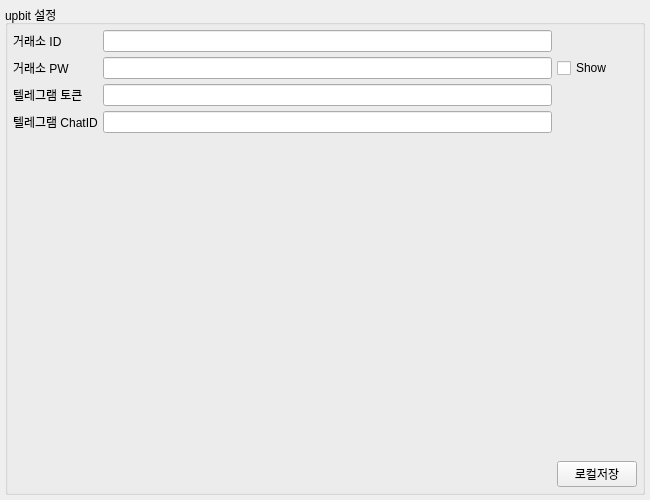
<?xml version="1.0" encoding="UTF-8"?>
<ui version="4.0">
 <class>Form</class>
 <widget class="QWidget" name="Form">
  <property name="geometry">
   <rect>
    <x>0</x>
    <y>0</y>
    <width>650</width>
    <height>500</height>
   </rect>
  </property>
  <property name="windowTitle">
   <string>Form</string>
  </property>
  <layout class="QGridLayout" name="gridLayout">
   <property name="leftMargin">
    <number>5</number>
   </property>
   <property name="topMargin">
    <number>5</number>
   </property>
   <property name="rightMargin">
    <number>5</number>
   </property>
   <property name="bottomMargin">
    <number>5</number>
   </property>
   <property name="spacing">
    <number>5</number>
   </property>
   <item row="0" column="0">
    <widget class="QGroupBox" name="groupBox">
     <property name="title">
      <string>upbit 설정</string>
     </property>
     <layout class="QGridLayout" name="gridLayout_2">
      <property name="leftMargin">
       <number>5</number>
      </property>
      <property name="topMargin">
       <number>5</number>
      </property>
      <property name="rightMargin">
       <number>5</number>
      </property>
      <property name="bottomMargin">
       <number>5</number>
      </property>
      <property name="spacing">
       <number>5</number>
      </property>
      <item row="0" column="0">
       <widget class="QLabel" name="label">
        <property name="text">
         <string>거래소 ID</string>
        </property>
        <property name="alignment">
         <set>Qt::AlignLeading|Qt::AlignLeft|Qt::AlignVCenter</set>
        </property>
       </widget>
      </item>
      <item row="0" column="1">
       <widget class="QLineEdit" name="id"/>
      </item>
      <item row="1" column="0">
       <widget class="QLabel" name="label_2">
        <property name="text">
         <string>거래소 PW</string>
        </property>
        <property name="alignment">
         <set>Qt::AlignLeading|Qt::AlignLeft|Qt::AlignVCenter</set>
        </property>
       </widget>
      </item>
      <item row="1" column="1">
       <widget class="QLineEdit" name="pw">
        <property name="echoMode">
         <enum>QLineEdit::Password</enum>
        </property>
       </widget>
      </item>
      <item row="1" column="2">
       <widget class="QCheckBox" name="checkBox">
        <property name="text">
         <string>Show</string>
        </property>
       </widget>
      </item>
      <item row="2" column="0">
       <widget class="QLabel" name="label_3">
        <property name="text">
         <string>텔레그램 토큰</string>
        </property>
        <property name="alignment">
         <set>Qt::AlignLeading|Qt::AlignLeft|Qt::AlignVCenter</set>
        </property>
       </widget>
      </item>
      <item row="2" column="1">
       <widget class="QLineEdit" name="tkey"/>
      </item>
      <item row="3" column="0">
       <widget class="QLabel" name="label_4">
        <property name="text">
         <string>텔레그램 ChatID</string>
        </property>
        <property name="alignment">
         <set>Qt::AlignLeading|Qt::AlignLeft|Qt::AlignVCenter</set>
        </property>
       </widget>
      </item>
      <item row="3" column="1">
       <widget class="QLineEdit" name="tchatid"/>
      </item>
      <item row="4" column="1">
       <spacer name="verticalSpacer">
        <property name="orientation">
         <enum>Qt::Vertical</enum>
        </property>
        <property name="sizeHint" stdset="0">
         <size>
          <width>20</width>
          <height>289</height>
         </size>
        </property>
       </spacer>
      </item>
      <item row="5" column="1">
       <spacer name="horizontalSpacer">
        <property name="orientation">
         <enum>Qt::Horizontal</enum>
        </property>
        <property name="sizeHint" stdset="0">
         <size>
          <width>386</width>
          <height>20</height>
         </size>
        </property>
       </spacer>
      </item>
      <item row="5" column="2">
       <widget class="QPushButton" name="pushButton">
        <property name="text">
         <string>로컬저장</string>
        </property>
       </widget>
      </item>
     </layout>
    </widget>
   </item>
  </layout>
 </widget>
 <resources/>
 <connections/>
</ui>
